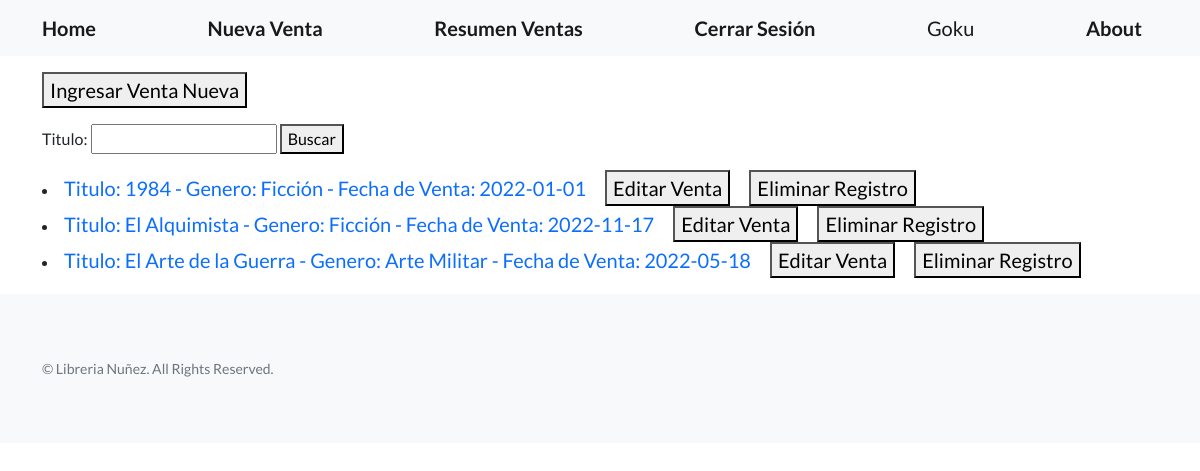
/resumen-ventas/ (signed in), run on the app's committed database.
### home/models.py (models this page shows)
class Libreria(models.Model):
    titulo = models.CharField(max_length=30)
    genero = models.CharField(max_length=30)
    mes_venta = models.DateField()
    descripcion = RichTextField(null=True)
    def __str__(self) -> str:
        return f'Titulo: {self.titulo} - Genero: {self.genero} - Fecha de Venta: {self.mes_venta}'

### home/views.py (the view)
# urls.py: path('resumen-ventas/', views.ResumenVentas.as_view(), name='resumen_ventas'),
class ResumenVentas(ListView):
    model = Libreria
    template_name = 'home/resumen_ventas_cbv.html'
    def get_queryset(self):
        titulo = self.request.GET.get('titulo', '')
        if titulo:
            object_list = self.model.objects.filter(titulo__icontains=titulo)
        else:
            object_list = self.model.objects.all()
        return object_list
    def get_context_data(self, **kwargs):
        context = super().get_context_data(**kwargs)
        context["formulario"] = BusquedaLibreriaFormulario()
        return context

### home/forms.py
class BusquedaLibreriaFormulario(forms.Form):
    titulo = forms.CharField(max_length=30, required=False)

### home/templates/home/resumen_ventas_cbv.html (shortened to what this page needs)
{% extends 'home/base.html' %}
{% block mi_contenido  %}
<a class="navbar-brand" href={% url 'nueva_venta' %}><button>Ingresar Venta Nueva</button></a>
<form action={% url 'resumen_ventas' %} method="GET">
      {{formulario}}
      <button>Buscar</button>
</form>
<p>
   {% if object_list %}
      {% for libro in object_list %}
         <li>
            <a class="navbar-brand" href={% url 'ver_venta' libro.id %}>{{libro}}</a>
            <a class="navbar-brand" href={% url 'editar_venta' libro.id %}><button>Editar Venta</button></a>
            <a class="navbar-brand" href={% url 'eliminar_venta' libro.id %}><button>Eliminar Registro</button></a>
         </li>
      {% endfor %}
   {% else %}
   <p>No hay ventas registradas con el titulo especificado. Intentelo nuevamente.</p>
   {% endif %}
</p>
{% endblock mi_contenido  %}

### home/templates/home/base.html (shortened to what this page needs)
<!DOCTYPE html>
<html lang="en">
    <head>
        {% load static %}
        <link href={% static 'css/styles.css' %} rel="stylesheet" />
    </head>
    <body>
        <nav class="navbar navbar-light bg-light static-top">
            <div class="container">
                <a class="navbar-brand" href={% url 'index' %}><B>Home</B></a>
                <a class="navbar-brand" href={% url 'nueva_venta' %}><B>Nueva Venta</B></a>
                <a class="navbar-brand" href={% url 'resumen_ventas' %}><B>Resumen Ventas</B></a>
                {% if request.user.is_authenticated %}
                    <a class="navbar-brand" href={% url 'logout' %}><B>Cerrar Sesión</B></a>
                    <a class="navbar-brand" href={% url 'perfil' %}>{{request.user.username}}</a>
                                    {% else %}
                    <a class="navbar-brand" href={% url 'login' %}><B>Iniciar Sesión</B></a>
                    <a class="navbar-brand" href={% url 'registrar' %}><B>Nuevo Usuario</B></a>
                {% endif %}
                <a class="navbar-brand" href={% url 'about' %}><B>About</B></a>
            </div>
        </nav>
        <div class="container">
        {% block mi_contenido  %}
        {% endblock mi_contenido %}
        </div>
        <footer class="footer bg-light">
            <div class="container">
                <div class="row">
                        <p class="text-muted small mb-4 mb-lg-0">&copy; Libreria Nuñez. All Rights Reserved.</p>
                </div>
            </div>
        </footer>
    </body>
</html>

### data on the page
Libreria: titulo+genero+mes_venta "Titulo: 1984 - Genero: Ficción - Fecha de Venta: 2022-01-01"
Libreria: titulo+genero+mes_venta "Titulo: El Alquimista - Genero: Ficción - Fecha de Venta: 2022-11-17"
Libreria: titulo+genero+mes_venta "Titulo: El Arte de la Guerra - Genero: Arte Militar - Fecha de Venta: 2022-05-18"

### other printed values
{{ request.user.username }} "Goku"
